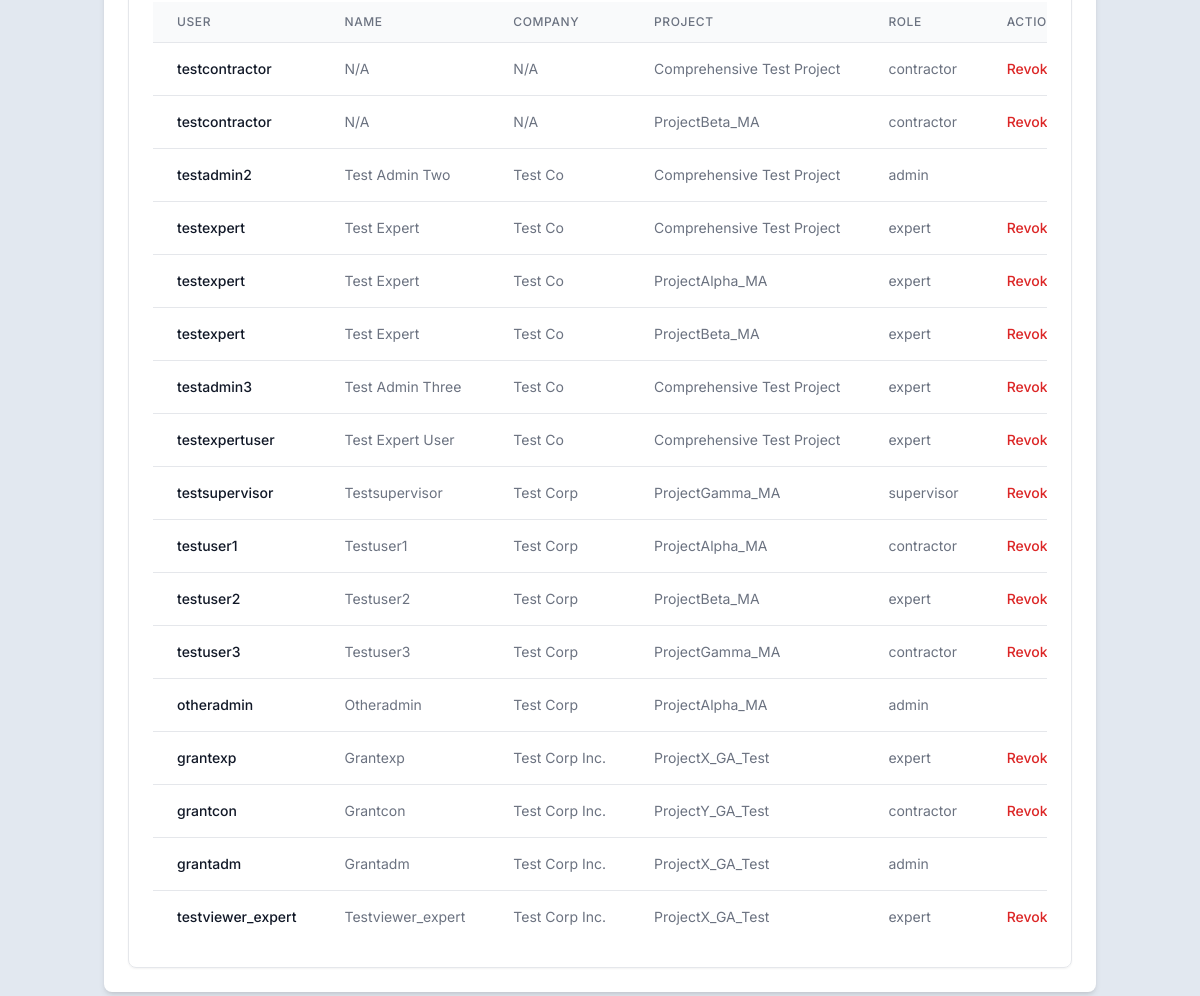
Before: /manage_access (signed in, lower part) with the older database file.
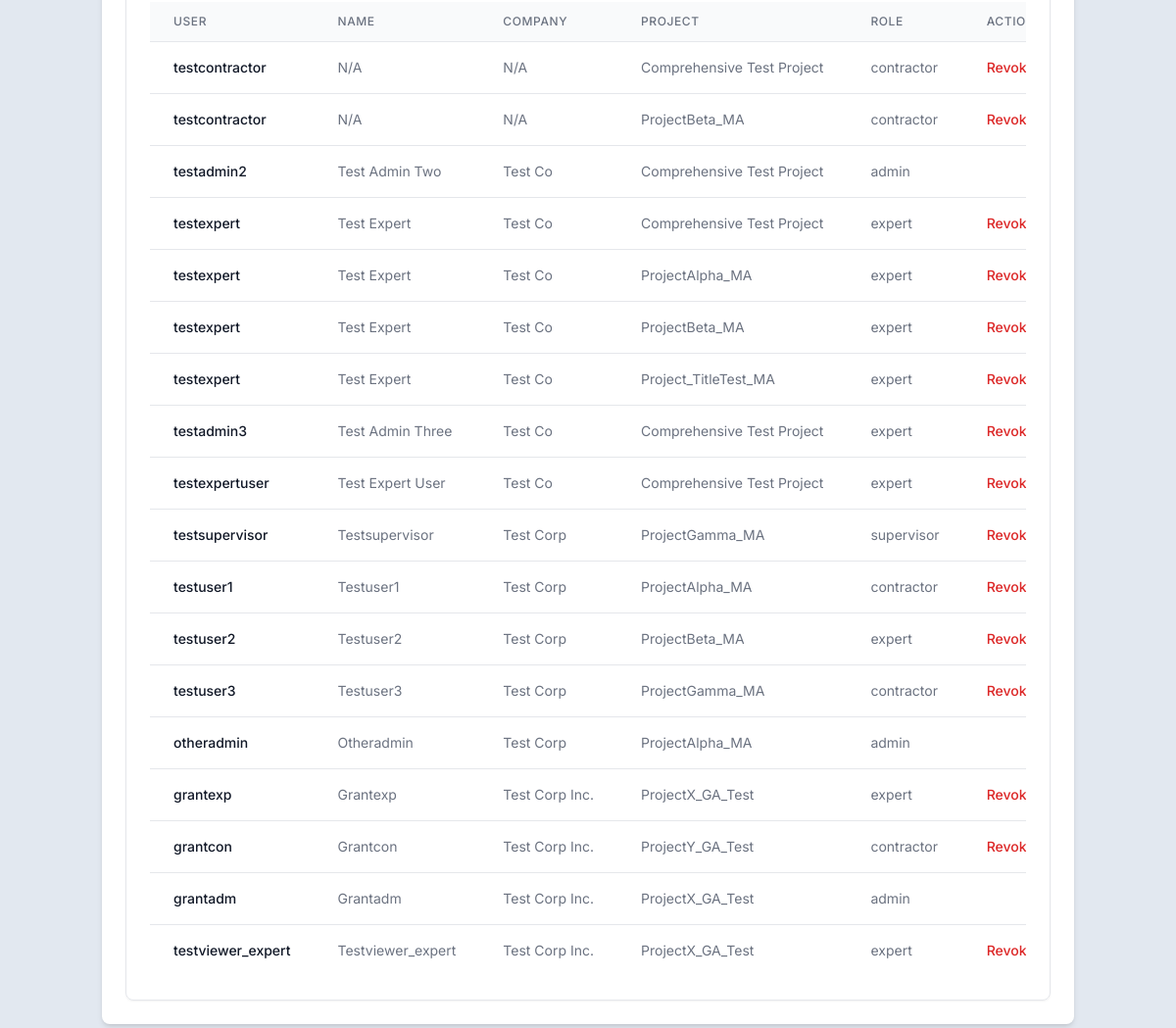
After: the same page with the newer database file.
### app.py (models this page shows)
class User(UserMixin, db.Model):
    __tablename__ = 'users'
    id = db.Column(db.Integer, primary_key=True)
    username = db.Column(db.String(255), unique=True, nullable=False)
    email = db.Column(db.String(255), unique=True, nullable=True)
    password = db.Column(db.String(255), nullable=False)
    role = db.Column(db.String(50), nullable=False)
    status = db.Column(db.String(50), nullable=False, default='pending_activation')
    name = db.Column(db.String(255), nullable=False, server_default="N/A")
    company = db.Column(db.String(255), nullable=False, server_default="N/A")
    projects = db.relationship('ProjectAccess', back_populates='user', cascade='all, delete-orphan')

class ProjectAccess(db.Model):
    __tablename__ = 'project_access'
    id = db.Column(db.Integer, primary_key=True)
    user_id = db.Column(db.Integer, db.ForeignKey('users.id'), nullable=False)
    project_id = db.Column(db.Integer, db.ForeignKey('projects.id'), nullable=False)
    role = db.Column(db.String(50), nullable=False)
    user = db.relationship('User', back_populates='projects')
    project = db.relationship('Project')

class Project(db.Model):
    __tablename__ = 'projects'
    id = db.Column(db.Integer, primary_key=True)
    name = db.Column(db.String(255))
    defects = db.relationship('Defect', back_populates='project', cascade='all, delete-orphan')
    checklists = db.relationship('Checklist', back_populates='project', cascade='all, delete-orphan')
    accesses = db.relationship('ProjectAccess', back_populates='project', cascade='all, delete-orphan')
    drawings = db.relationship('Drawing', back_populates='project', cascade='all, delete-orphan')

### app.py (the view, shortened to what this page needs)
@app.route('/manage_access', methods=['GET', 'POST'])
@login_required
def manage_access():
    allowed_roles_to_view = ['admin', 'expert', 'contractor', 'supervisor']
    if current_user.role not in allowed_roles_to_view:
        flash('You do not have permission to view this page.', 'error')
        return redirect(url_for('index'))
    is_admin_view = (current_user.role == 'admin')
    projects_for_forms = []
    relevant_users_to_display = []
    project_ids_to_filter_table_rows = []
    if is_admin_view:
        admin_project_accesses_get = ProjectAccess.query.filter_by(user_id=current_user.id, role='admin').all()
        project_ids_admin_administers = [pa.project_id for pa in admin_project_accesses_get]
        project_ids_to_filter_table_rows = project_ids_admin_administers
        if project_ids_admin_administers:
            projects_for_forms = Project.query.filter(Project.id.in_(project_ids_admin_administers)).order_by(Project.name).all()
            shared_project_access_entries = ProjectAccess.query.filter(
                ProjectAccess.project_id.in_(project_ids_admin_administers)
            ).all()
            if shared_project_access_entries:
                user_ids_on_shared_projects = {pa.user_id for pa in shared_project_access_entries}
                if user_ids_on_shared_projects:
                    relevant_users_to_display = User.query.filter(
                        User.id.in_(user_ids_on_shared_projects),
                        User.id != current_user.id, # Exclude current admin from the list
                        User.status == 'active'
                    ).all()
    return render_template('manage_access.html',
                           users=relevant_users_to_display,
                           projects_for_forms=projects_for_forms,
                           project_ids_for_filter=project_ids_to_filter_table_rows,
                           is_admin_view=is_admin_view)

### app.py (called while the page is built)
@login_manager.user_loader
def load_user(user_id):
    return db.session.get(User, int(user_id))

@app.context_processor
def utility_processor():
    def get_absolute_static_path_for_template(relative_path):
        if not relative_path:
            return None
        if ".." in relative_path:
            logger.warning(f"Potential path traversal attempt in get_absolute_static_path: {relative_path}")
            return None # Or raise an error, or return a placeholder
        absolute_path = os.path.normpath(os.path.join(app.static_folder, relative_path.lstrip('/\\')))
        if os.path.commonprefix([absolute_path, app.static_folder]) != app.static_folder:
            logger.warning(f"Path {absolute_path} resolved outside static folder from relative path {relative_path}")
            return None # Or some placeholder
        return absolute_path
    return dict(get_absolute_static_path=get_absolute_static_path_for_template)

### templates/manage_access.html (shortened to what this page needs)
{% extends "layout.html" %}
{% block content %}
<div class="container mx-auto mt-10 p-6 bg-white shadow-md rounded-lg">
    <section class="p-6 border border-gray-200 rounded-lg shadow-sm">
        <div class="overflow-x-auto">
            <table class="min-w-full divide-y divide-gray-200">
                <thead class="bg-gray-50">
                    <tr>
                        <th scope="col" class="px-6 py-3 text-left text-xs font-medium text-gray-500 uppercase tracking-wider">User</th>
                        <th scope="col" class="px-6 py-3 text-left text-xs font-medium text-gray-500 uppercase tracking-wider">Name</th>
                        <th scope="col" class="px-6 py-3 text-left text-xs font-medium text-gray-500 uppercase tracking-wider">Company</th>
                        <th scope="col" class="px-6 py-3 text-left text-xs font-medium text-gray-500 uppercase tracking-wider">Project</th>
                        <th scope="col" class="px-6 py-3 text-left text-xs font-medium text-gray-500 uppercase tracking-wider">Role</th>
                        <th scope="col" class="px-6 py-3 text-left text-xs font-medium text-gray-500 uppercase tracking-wider">Actions</th>
                    </tr>
                </thead>
                <tbody class="bg-white divide-y divide-gray-200">
                    {% if users %}
                        {% for user in users %}
                            {% for project_access in user.projects %}
                                {% if project_access.project_id in project_ids_for_filter %}
                                    <tr>
                                        <td class="px-6 py-4 whitespace-nowrap text-sm font-medium text-gray-900">{{ user.username }}</td>
                                        <td class="px-6 py-4 whitespace-nowrap text-sm text-gray-500">{{ user.name }}</td>
                                        <td class="px-6 py-4 whitespace-nowrap text-sm text-gray-500">{{ user.company }}</td>
                                        <td class="px-6 py-4 whitespace-nowrap text-sm text-gray-500">{{ project_access.project.name }}</td>
                                        <td class="px-6 py-4 whitespace-nowrap text-sm text-gray-500">{{ project_access.role }}</td>
                                        <td class="px-6 py-4 whitespace-nowrap text-sm font-medium">
                                            {% if is_admin_view %}
                                                {% if not (project_access.user.role == 'admin' and project_access.role == 'admin' and project_access.user.id != current_user.id) %}
                                                    <form method="POST" action="{{ url_for('revoke_access', project_access_id=project_access.id) }}" class="inline">
                                                        <button type="submit" class="text-red-600 hover:text-red-800" onclick="return confirm('Are you sure you want to revoke this access?');">Revoke</button>
                                                    </form>
                                                {% endif %}
                                            {% endif %}
                                        </td>
                                    </tr>
                                {% endif %}
                            {% endfor %}
                        {% endfor %}
                    {% else %}
                        <tr>
                            <td colspan="6" class="px-6 py-4 whitespace-nowrap text-sm text-gray-500 text-center">No users to display.</td>
                        </tr>
                    {% endif %}
                </tbody>
            </table>
        </div>
    </section>
</div>
{% endblock %}

Changed rows visible on the page:
added ProjectAccess: {{ user.username }} "testexpert", {{ user.name }} "Test Expert", {{ user.company }} "Test Co", project.name "Project_TitleTest_MA", role "expert", shown under User "testexpert"
